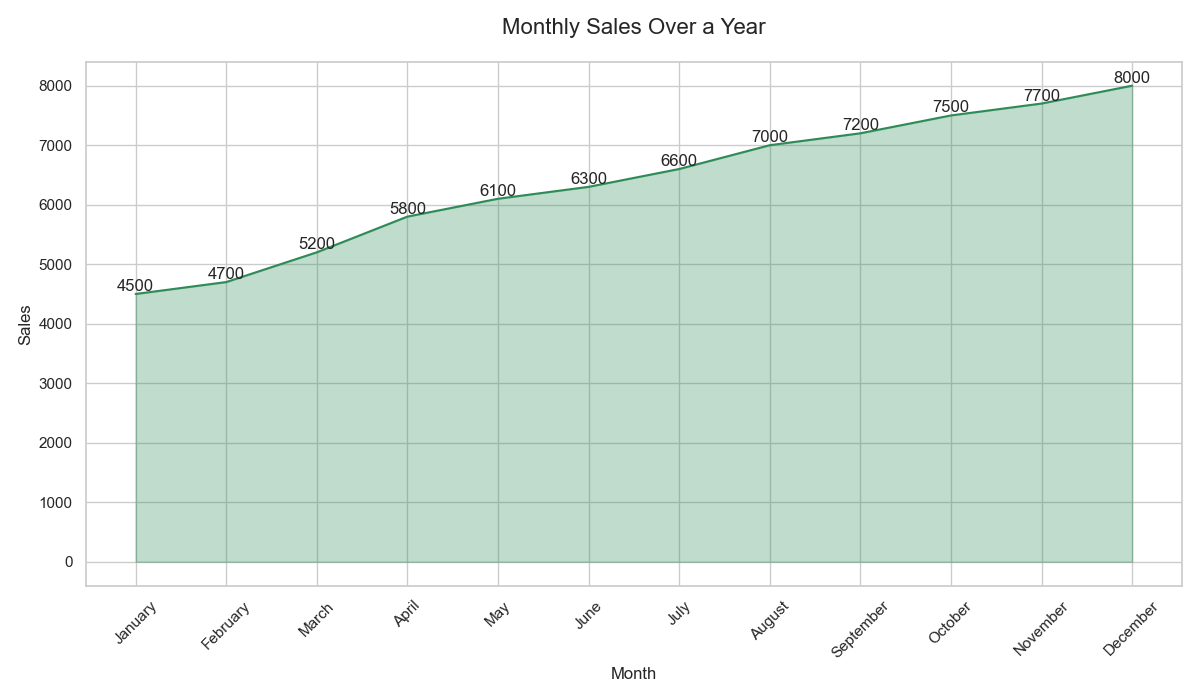

Python code for this plot:

import pandas as pd
import seaborn as sns
import matplotlib.pyplot as plt

# Data
data = {
    'Month': ['January', 'February', 'March', 'April', 'May', 'June', 'July', 'August', 'September', 'October', 'November', 'December'],
    'Sales': [4500, 4700, 5200, 5800, 6100, 6300, 6600, 7000, 7200, 7500, 7700, 8000]
}

df = pd.DataFrame(data)

# Define the color palette as an array of hex color codes
colors = ["#2e8b57"]

# Plotting the area chart
plt.figure(figsize=(12, 7))  # Changed the width and height of the chart
ax = sns.lineplot(x='Month', y='Sales', data=df, color=colors[0])
ax.fill_between(df['Month'], df['Sales'], color=colors[0], alpha=0.3)

# Annotations
for i, point in df.iterrows():
    ax.text(point['Month'], point['Sales'], str(point['Sales']), 
            ha='center', va='bottom')

# Customizing with a title and labels
ax.set_title('Monthly Sales Over a Year', fontsize=16, pad=20)
ax.set_xlabel('Month', fontsize=12)
ax.set_ylabel('Sales', fontsize=12)

plt.xticks(rotation=45)
plt.tight_layout()
plt.show()
